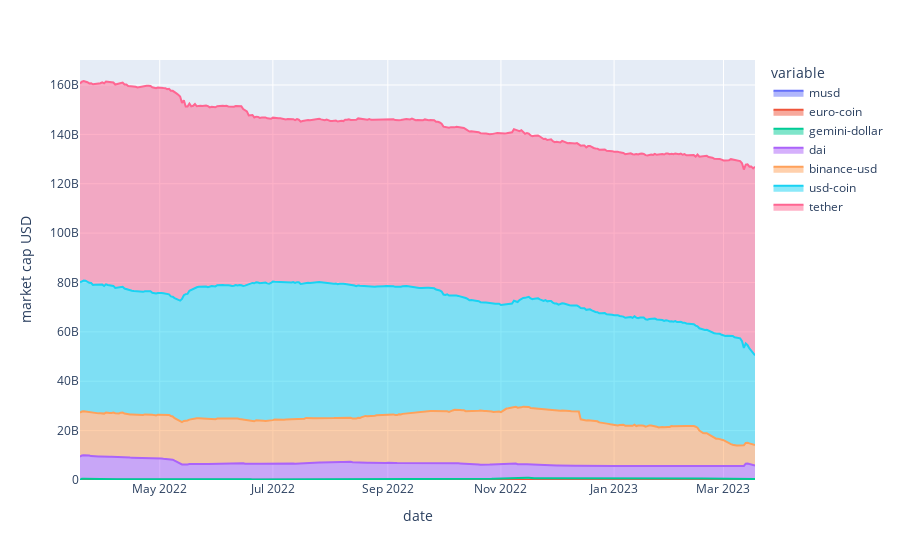
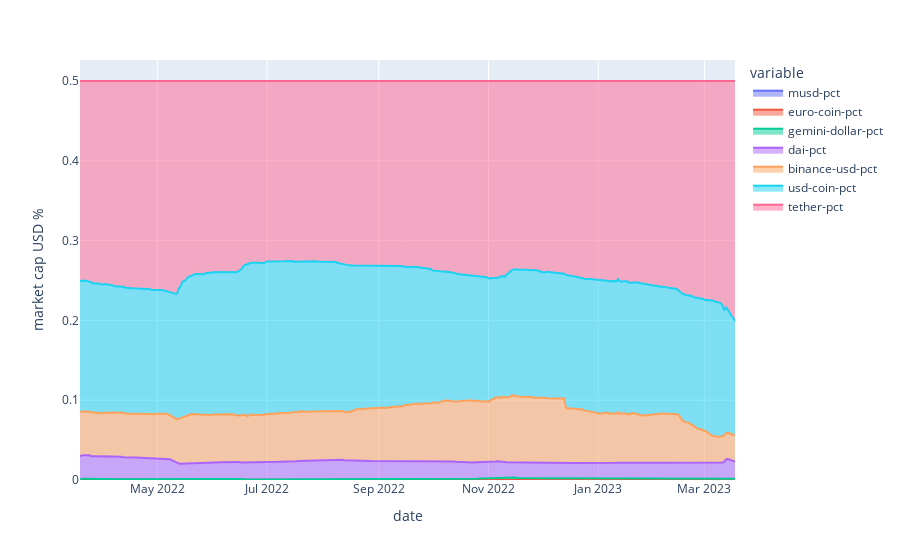

Notebook cell for these charts, in order:
### Code cell
fig = px.area(stable_mcap_df, x=stable_mcap_df.index, y=list(stable_mcap_df.iloc[:,:7].iloc[-1].sort_values(ascending=True).index), labels={'value':'market cap USD'})
fig.show()

fig = px.area(stable_mcap_df, x=stable_mcap_df.index, y=list(stable_mcap_df.iloc[:,8:].iloc[-1].sort_values(ascending=True).index), labels={'value':'market cap USD %'})
fig.show()

### Figure 1 — Plotly figure (JSON) as saved in the notebook; plotly's stock layout.template omitted (floating-point values rounded to 4 significant figures; data arrays with more than 128 entries replaced by an {"elided": "..."} marker saying what was removed)
{"data": [{"fillpattern": {"shape": ""}, "hovertemplate": "variable=musd<br>date=%{x}<br>market cap USD=%{y}<extra></extra>", "legendgroup": "musd", "line": {"color": "#636efa"}, "marker": {"symbol": "circle"}, "mode": "lines", "name": "musd", "orientation": "v", "showlegend": true, "stackgroup": "1", "type": "scatter", "x": {"elided": "365 str values"}, "xaxis": "x", "y": {"elided": "365 float values"}, "yaxis": "y"}, {"fillpattern": {"shape": ""}, "hovertemplate": "variable=euro-coin<br>date=%{x}<br>market cap USD=%{y}<extra></extra>", "legendgroup": "euro-coin", "line": {"color": "#EF553B"}, "marker": {"symbol": "circle"}, "mode": "lines", "name": "euro-coin", "orientation": "v", "showlegend": true, "stackgroup": "1", "type": "scatter", "x": {"elided": "365 str values"}, "xaxis": "x", "y": {"elided": "365 float values"}, "yaxis": "y"}, {"fillpattern": {"shape": ""}, "hovertemplate": "variable=gemini-dollar<br>date=%{x}<br>market cap USD=%{y}<extra></extra>", "legendgroup": "gemini-dollar", "line": {"color": "#00cc96"}, "marker": {"symbol": "circle"}, "mode": "lines", "name": "gemini-dollar", "orientation": "v", "showlegend": true, "stackgroup": "1", "type": "scatter", "x": {"elided": "365 str values"}, "xaxis": "x", "y": {"elided": "365 float values"}, "yaxis": "y"}, {"fillpattern": {"shape": ""}, "hovertemplate": "variable=dai<br>date=%{x}<br>market cap USD=%{y}<extra></extra>", "legendgroup": "dai", "line": {"color": "#ab63fa"}, "marker": {"symbol": "circle"}, "mode": "lines", "name": "dai", "orientation": "v", "showlegend": true, "stackgroup": "1", "type": "scatter", "x": {"elided": "365 str values"}, "xaxis": "x", "y": {"elided": "365 float values"}, "yaxis": "y"}, {"fillpattern": {"shape": ""}, "hovertemplate": "variable=binance-usd<br>date=%{x}<br>market cap USD=%{y}<extra></extra>", "legendgroup": "binance-usd", "line": {"color": "#FFA15A"}, "marker": {"symbol": "circle"}, "mode": "lines", "name": "binance-usd", "orientation": "v", "showlegend": true, "stackgroup": "1", "type": "scatter", "x": {"elided": "365 str values"}, "xaxis": "x", "y": {"elided": "365 float values"}, "yaxis": "y"}, {"fillpattern": {"shape": ""}, "hovertemplate": "variable=usd-coin<br>date=%{x}<br>market cap USD=%{y}<extra></extra>", "legendgroup": "usd-coin", "line": {"color": "#19d3f3"}, "marker": {"symbol": "circle"}, "mode": "lines", "name": "usd-coin", "orientation": "v", "showlegend": true, "stackgroup": "1", "type": "scatter", "x": {"elided": "365 str values"}, "xaxis": "x", "y": {"elided": "365 float values"}, "yaxis": "y"}, {"fillpattern": {"shape": ""}, "hovertemplate": "variable=tether<br>date=%{x}<br>market cap USD=%{y}<extra></extra>", "legendgroup": "tether", "line": {"color": "#FF6692"}, "marker": {"symbol": "circle"}, "mode": "lines", "name": "tether", "orientation": "v", "showlegend": true, "stackgroup": "1", "type": "scatter", "x": {"elided": "365 str values"}, "xaxis": "x", "y": {"elided": "365 float values"}, "yaxis": "y"}], "layout": {"autosize": true, "legend": {"title": {"text": "variable"}, "tracegroupgap": 0}, "margin": {"t": 60}, "xaxis": {"anchor": "y", "autorange": true, "domain": [0, 1], "range": ["2022-03-19", "2023-03-18"], "title": {"text": "date"}, "type": "date"}, "yaxis": {"anchor": "x", "autorange": true, "domain": [0, 1], "range": [0, 170100000000.0], "title": {"text": "market cap USD"}, "type": "linear"}}}

### Figure 2 — Plotly figure (JSON) as saved in the notebook; plotly's stock layout.template omitted (floating-point values rounded to 4 significant figures; data arrays with more than 128 entries replaced by an {"elided": "..."} marker saying what was removed)
{"data": [{"fillpattern": {"shape": ""}, "hovertemplate": "variable=musd-pct<br>date=%{x}<br>market cap USD %=%{y}<extra></extra>", "legendgroup": "musd-pct", "line": {"color": "#636efa"}, "marker": {"symbol": "circle"}, "mode": "lines", "name": "musd-pct", "orientation": "v", "showlegend": true, "stackgroup": "1", "type": "scatter", "x": {"elided": "365 str values"}, "xaxis": "x", "y": {"elided": "365 float values"}, "yaxis": "y"}, {"fillpattern": {"shape": ""}, "hovertemplate": "variable=euro-coin-pct<br>date=%{x}<br>market cap USD %=%{y}<extra></extra>", "legendgroup": "euro-coin-pct", "line": {"color": "#EF553B"}, "marker": {"symbol": "circle"}, "mode": "lines", "name": "euro-coin-pct", "orientation": "v", "showlegend": true, "stackgroup": "1", "type": "scatter", "x": {"elided": "365 str values"}, "xaxis": "x", "y": {"elided": "365 float values"}, "yaxis": "y"}, {"fillpattern": {"shape": ""}, "hovertemplate": "variable=gemini-dollar-pct<br>date=%{x}<br>market cap USD %=%{y}<extra></extra>", "legendgroup": "gemini-dollar-pct", "line": {"color": "#00cc96"}, "marker": {"symbol": "circle"}, "mode": "lines", "name": "gemini-dollar-pct", "orientation": "v", "showlegend": true, "stackgroup": "1", "type": "scatter", "x": {"elided": "365 str values"}, "xaxis": "x", "y": {"elided": "365 float values"}, "yaxis": "y"}, {"fillpattern": {"shape": ""}, "hovertemplate": "variable=dai-pct<br>date=%{x}<br>market cap USD %=%{y}<extra></extra>", "legendgroup": "dai-pct", "line": {"color": "#ab63fa"}, "marker": {"symbol": "circle"}, "mode": "lines", "name": "dai-pct", "orientation": "v", "showlegend": true, "stackgroup": "1", "type": "scatter", "x": {"elided": "365 str values"}, "xaxis": "x", "y": {"elided": "365 float values"}, "yaxis": "y"}, {"fillpattern": {"shape": ""}, "hovertemplate": "variable=binance-usd-pct<br>date=%{x}<br>market cap USD %=%{y}<extra></extra>", "legendgroup": "binance-usd-pct", "line": {"color": "#FFA15A"}, "marker": {"symbol": "circle"}, "mode": "lines", "name": "binance-usd-pct", "orientation": "v", "showlegend": true, "stackgroup": "1", "type": "scatter", "x": {"elided": "365 str values"}, "xaxis": "x", "y": {"elided": "365 float values"}, "yaxis": "y"}, {"fillpattern": {"shape": ""}, "hovertemplate": "variable=usd-coin-pct<br>date=%{x}<br>market cap USD %=%{y}<extra></extra>", "legendgroup": "usd-coin-pct", "line": {"color": "#19d3f3"}, "marker": {"symbol": "circle"}, "mode": "lines", "name": "usd-coin-pct", "orientation": "v", "showlegend": true, "stackgroup": "1", "type": "scatter", "x": {"elided": "365 str values"}, "xaxis": "x", "y": {"elided": "365 float values"}, "yaxis": "y"}, {"fillpattern": {"shape": ""}, "hovertemplate": "variable=tether-pct<br>date=%{x}<br>market cap USD %=%{y}<extra></extra>", "legendgroup": "tether-pct", "line": {"color": "#FF6692"}, "marker": {"symbol": "circle"}, "mode": "lines", "name": "tether-pct", "orientation": "v", "showlegend": true, "stackgroup": "1", "type": "scatter", "x": {"elided": "365 str values"}, "xaxis": "x", "y": {"elided": "365 float values"}, "yaxis": "y"}], "layout": {"autosize": true, "legend": {"title": {"text": "variable"}, "tracegroupgap": 0}, "margin": {"t": 60}, "xaxis": {"anchor": "y", "autorange": true, "domain": [0, 1], "range": ["2022-03-19", "2023-03-18"], "title": {"text": "date"}, "type": "date"}, "yaxis": {"anchor": "x", "autorange": true, "domain": [0, 1], "range": [0, 0.5263], "title": {"text": "market cap USD %"}, "type": "linear"}}}
